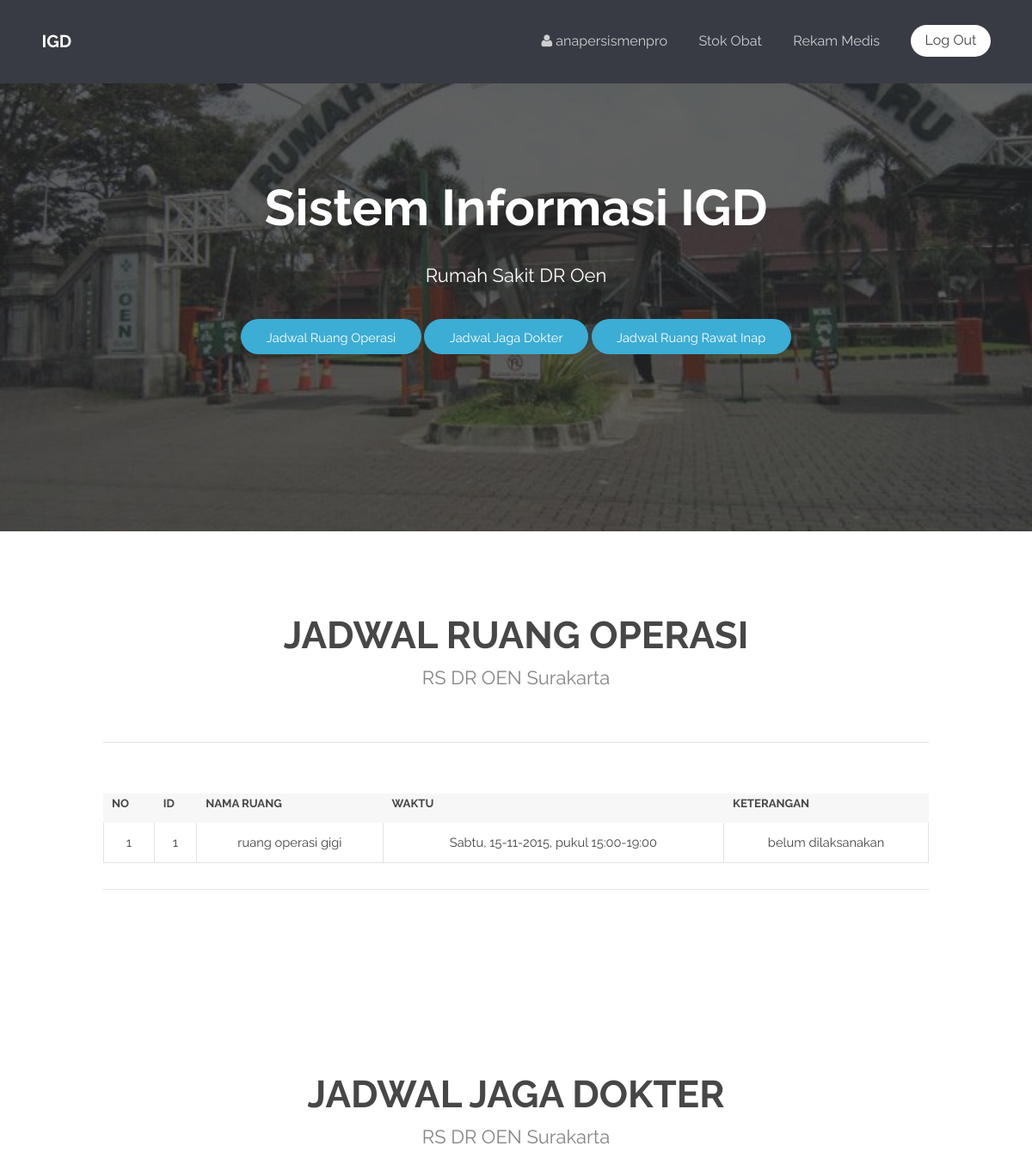
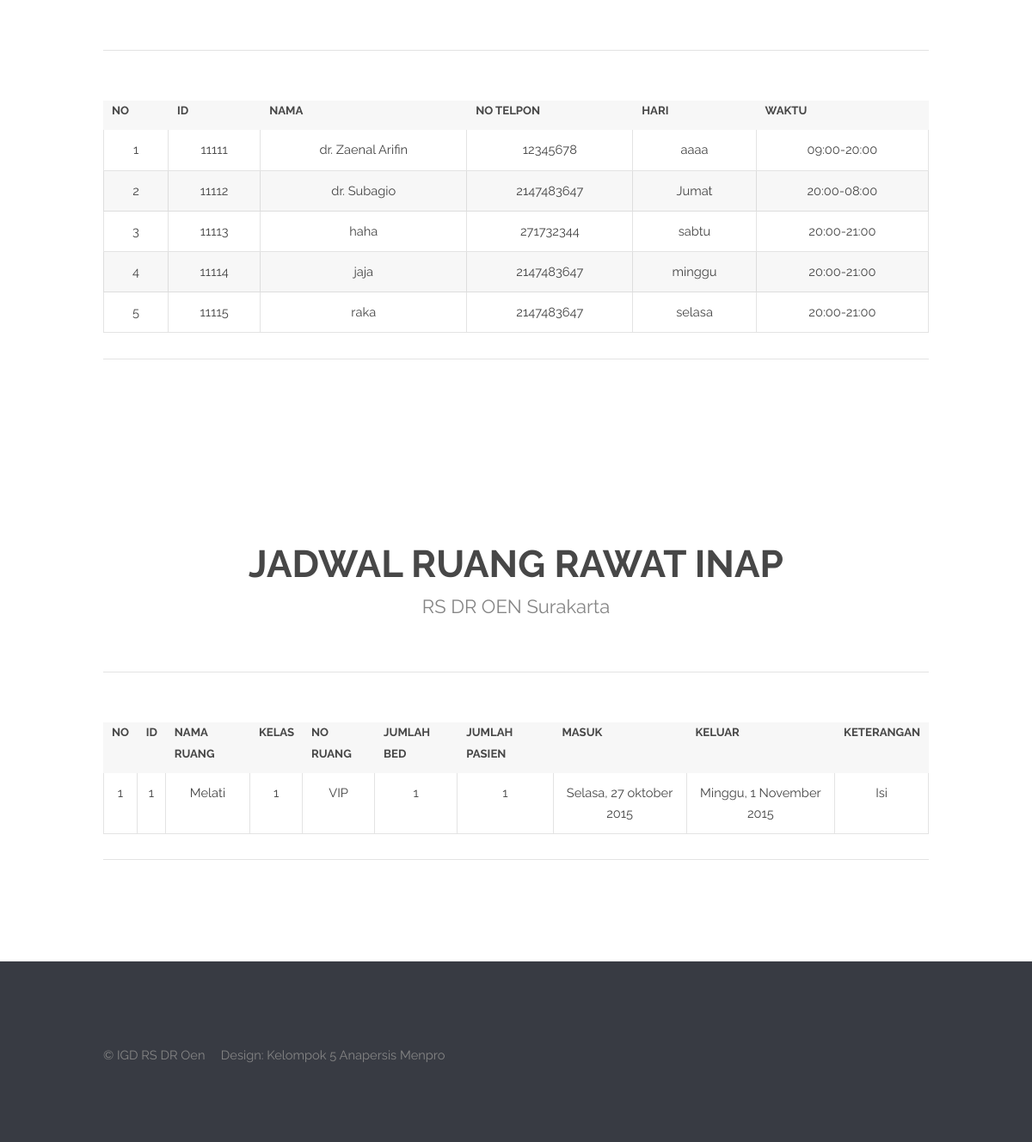
Page /halamanDokter.php (signed in) on the committed database (2 pictures, top to bottom).
### tables this page shows
CREATE TABLE IF NOT EXISTS `jadwalruangoperasi` (
`Id` int(10) NOT NULL,
  `namaRuang` varchar(30) NOT NULL,
  `waktuOperasi` varchar(50) NOT NULL,
  `keterangan` varchar(50) NOT NULL
);

CREATE TABLE IF NOT EXISTS `jadwaljagadokter` (
`Id` int(10) NOT NULL,
  `namaDokter` varchar(50) NOT NULL,
  `noTelpon` int(14) NOT NULL,
  `hariJaga` varchar(30) NOT NULL,
  `waktuJaga` varchar(30) NOT NULL
);

CREATE TABLE IF NOT EXISTS `ketersediaanrawatinap` (
`Id` int(10) NOT NULL,
  `namaRuang` varchar(30) NOT NULL,
  `noRuang` int(5) NOT NULL,
  `Kelas` varchar(10) NOT NULL,
  `jumlahBed` int(2) NOT NULL,
  `jumlahPasien` int(3) NOT NULL,
  `keterangan` varchar(50) NOT NULL,
  `waktuMasuk` varchar(50) NOT NULL,
  `waktuKeluar` varchar(50) NOT NULL
);

### halamanDokter.php (the view, shortened to what this page needs)
<?php
    include('konek.php');
	if(!isset($_SESSION['login_user'])){
		echo"<script>alert('hanya dokter yang boleh mengakses halaman ini');history.go(-1);</script>";
	} else {
?>
<!DOCTYPE html>
<html lang="en">
	<head>
	</head>
	  <body data-spy="scroll" data-offset="0" data-target="#navbar-main">
			<header id="header" style="position: fixed;">
				<?php
					include "pecah/headerTopDokter.php";
				?>
			</header>
			<section id="banner">
				<h2>Sistem Informasi IGD</h2>
				<p>Rumah Sakit DR Oen</p>
				<ul class="actions">
					<li>
						<a href="#jadwalRuangOperasi" class="smoothScroll button medium">Jadwal Ruang Operasi</a>
						<a href="#jadwalJagaDokter" class="smoothScroll button medium">Jadwal Jaga Dokter</a>
						<a href="#jadwalRuangRawatInap" class="smoothScroll button medium">Jadwal Ruang Rawat Inap</a>
					</li>
				</ul>
			</section>
			<section id="jadwalRuangOperasi" class="wrapper style2 special">
				<div class="container">
					<header class="major">
						<h2>JADWAL RUANG OPERASI</h2>
						<p>RS DR OEN Surakarta</p>
					</header>
					<section class="profiles">
						<div class="table-wrapper">
		                    <table class ="alt">
			                    <tbody>
			                        <tr>
			                            <th>NO</th>
			                            <th>ID</th>
			                            <th>NAMA RUANG</th>
			                            <th>WAKTU</th>
			                            <th>KETERANGAN</th>
			                        </tr>
		                        <?php
		                            $sql="select Id, namaRuang, waktuOperasi, keterangan from jadwalRuangOperasi";
		                            $hasil = $conn->query( $sql );
		                            $no=1;
		                            if( $hasil->num_rows>0 ) {
			                            while($row = $hasil->fetch_assoc()){
	                            ?>
				                        <tr class="active">
				                            <td><?php echo $no++; ?></td>
				                            <td><?php echo $row['Id'] ?></td>
				                            <td><?php echo $row['namaRuang'] ?></td>
				                            <td><?php echo $row['waktuOperasi'] ?></td>
				                            <td><?php echo $row['keterangan'] ?></td>
				                        </tr>
		                        <?php
			                            }
			                        }
		                        ?>
			                    </tbody>
		                    </table>
		                </div>
					</section>
				</div>
			</section>
			<section id="jadwalJagaDokter" class="wrapper style2 special">
				<div class="container">
					<header class="major">
						<h2>JADWAL JAGA DOKTER</h2>
						<p>RS DR OEN Surakarta</p>
					</header>
					<section class="profiles">
						<div class="table-wrapper">
		                    <table class ="alt">
			                    <tbody>
			                        <tr>
			                            <th>NO</th>
			                            <th>ID</th>
			                            <th>NAMA</th>
			                            <th>NO TELPON</th>
			                            <th>HARI</th>
			                            <th>WAKTU</th>
			                        </tr>
		                        <?php
		                            $sql="select Id, namaDokter, noTelpon, hariJaga, waktuJaga from jadwalJagaDokter";
		                            $hasil = $conn->query( $sql );
		                            $no=1;
		                            if( $hasil->num_rows>0 ) {
			                            while($row = $hasil->fetch_assoc()){
	                            ?>
				                        <tr class="active">
				                            <td><?php echo $no++; ?></td>
				                            <td><?php echo $row['Id'] ?></td>
				                            <td><?php echo $row['namaDokter'] ?></td>
				                            <td><?php echo $row['noTelpon'] ?></td>
				                            <td><?php echo $row['hariJaga'] ?></td>
				                            <td><?php echo $row['waktuJaga'] ?></td>
				                        </tr>
		                        <?php
			                            }
			                        }
		                        ?>
				                    </tbody>
				                    </table>
				                </div>
							</div>
					</section>
			<section id="jadwalRuangRawatInap" class="wrapper style2 special">
				<div class="container">
					<header class="major">
						<h2>JADWAL RUANG RAWAT INAP</h2>
						<p>RS DR OEN Surakarta</p>
					</header>
					<section class="profiles">
						<div class="table-wrapper">
		                    <table class ="alt">
			                    <tbody>
			                        <tr>
			                            <th>NO</th>
			                            <th>ID</th>
			                            <th>NAMA RUANG</th>
			                            <th>KELAS</th>
			                            <th>NO RUANG</th>
			                            <th>JUMLAH BED</th>
			                            <th>JUMLAH PASIEN</th>
			                            <th>MASUK</th>
			                            <th>KELUAR</th>
			                            <th>KETERANGAN</th>
			                        </tr>
		                        <?php
		                            $sql="select Id, namaRuang, noRuang, kelas, jumlahBed, jumlahPasien, waktuMasuk, waktuKeluar, keterangan from ketersediaanRawatInap";
		                            $hasil = $conn->query( $sql );
		                            $no=1;
		                            if( $hasil->num_rows>0 ) {
			                            while($row = $hasil->fetch_assoc()){
	                            ?>
				                        <tr class="active">
				                            <td><?php echo $no++; ?></td>
				                            <td><?php echo $row['Id'] ?></td>
				                            <td><?php echo $row['namaRuang'] ?></td>
				                            <td><?php echo $row['noRuang'] ?></td>
				                            <td><?php echo $row['kelas'] ?></td>
				                            <td><?php echo $row['jumlahBed'] ?></td>
				                            <td><?php echo $row['jumlahPasien'] ?></td>
				                            <td><?php echo $row['waktuMasuk'] ?></td>
				                            <td><?php echo $row['waktuKeluar'] ?></td>
				                            <td><?php echo $row['keterangan'] ?></td>
				                        </tr>
		                        <?php
			                            }
			                        }
		                        ?>
				                    </tbody>
				                    </table>
				                </div>
							</div>
					</section>
		<footer id="footer">
			<?php
				include "pecah/footer.php";
			?>
		</footer>
	</body>
</html>
<?php
	}
?>

### css/style.css (style rules this page uses)
body { background: #fff; }
body, input, select, textarea { color: #444; font-family: "Raleway", Helvetica, sans-serif; font-size: 13pt; font-weight: 400; line-height: 1.65em; }
a { color: #383b43; text-decoration: none; }
p { margin: 0 0 2em 0; }
h1, h2, h3, h4, h5, h6 { color: #474747; font-weight: 700; line-height: 1em; margin: 0 0 1em 0; }
h2 { font-size: 1.75em; line-height: 1.5em; }
section.special, article.special { text-align: center; }
header p { color: #858585; position: relative; margin: 0 0 1.5em 0; }
header h2 + p { font-size: 1.25em; margin-top: -1em; line-height: 1.5em; }
header.major { text-align: center; margin-bottom: 4em; }
header.major h2 { font-size: 3em; margin-bottom: 0.5em; }
header.major p { font-size: 1.5em; }
ul { list-style: disc; margin: 0 0 2em 0; padding-left: 1em; }
ul li { padding-left: 0.5em; }
ul.actions { cursor: default; list-style: none; padding-left: 0; }
ul.actions li { display: inline-block; padding: 0 1em 0 0; vertical-align: middle; }
ul.actions li:last-child { padding-right: 0; }
.table-wrapper { -webkit-overflow-scrolling: touch; overflow-x: auto; }
table { margin: 0 0 2em 0; width: 100%; }
table tbody tr { border: solid 1px rgba(144, 144, 144, 0.25); border-left: 0; border-right: 0; }
table tbody tr:nth-child(2n + 1) { background-color: rgba(144, 144, 144, 0.075); }
table td { padding: 0.75em 0.75em; }
table th { color: #474747; font-size: 0.9em; font-weight: 700; padding: 0 0.75em 0.75em 0.75em; text-align: left; }
table.alt { border-collapse: separate; }
table.alt tbody tr td { border: solid 1px rgba(144, 144, 144, 0.25); border-left-width: 0; border-top-width: 0; }
table.alt tbody tr td:first-child { border-left-width: 1px; }
input[type="submit"], input[type="reset"], input[type="button"], .button { -moz-appearance: none; -webkit-appearance: none; -o-appearance: none; -ms-appearance: none; appearance: none; -moz-transition: background-color 0.2s ease-in-out, color 0.2s ease-in-out; -webkit-transition: background-color 0.2s ease-in-out, color 0.2s ease-in-out; -o-transition: background-color 0.2s ease-in-out, color 0.2s ease-in-out; -ms-transition: background-color 0.2s ease-in-out, color 0.2s ease-in-out; transition: background-color 0.2s ease-in-out, color 0.2s ease-in-out; background-color: #3cadd4; border-radius: 30px; border: 0; color: #ffffff !important; cursor: pointer; display: inline-block; font-weight: 400; height: 2.85em; line-height: 2.95em; padding: 0 2em; text-align: center; text-decoration: none; white-space: nowrap; }
#header { background-color: #383b43; color: #ffffff; cursor: default; font-size: 1.1em; height: 6em; line-height: 6em; width: 100%; z-index: 10000; }
#banner { background-image: url(../images/dark_tint.png), url(../images/drOen2.jpg); background-position: center center; background-size: cover; color: #ffffff; padding: 14em 0em 14em; text-align: center; }
#banner :last-child { margin-bottom: 0; }
#banner h2 { color: #ffffff; font-size: 4em; line-height: 1.25em; margin: 0 0 0.5em 0; padding: 0; }
#banner p { font-size: 1.5em; margin-bottom: 1.75em; }
.wrapper { padding: 6em 0em 4em; }
.wrapper.style2 .profiles { border-bottom: 1px solid rgba(144, 144, 144, 0.25); border-top: 1px solid rgba(144, 144, 144, 0.25); margin-bottom: 4em; padding-top: 4em; }
#footer { background: #383b43; padding: 6em 0em 4em; }

### css/style-xlarge.css (style rules this page uses)
body, input, select, textarea { font-size: 11pt; }

### rows in the picture
jadwalruangoperasi: Id "1", namaRuang "ruang operasi gigi", waktuOperasi "Sabtu, 15-11-2015, pukul 15:00-19:00", keterangan "belum dilaksanakan"
jadwaljagadokter: Id "11111", namaDokter "dr. Zaenal Arifin", noTelpon "12345678", hariJaga "aaaa", waktuJaga "09:00-20:00"
jadwaljagadokter: Id "11112", namaDokter "dr. Subagio", noTelpon "2147483647", hariJaga "Jumat", waktuJaga "20:00-08:00"
jadwaljagadokter: Id "11113", namaDokter "haha", noTelpon "271732344", hariJaga "sabtu", waktuJaga "20:00-21:00"
jadwaljagadokter: Id "11114", namaDokter "jaja", noTelpon "2147483647", hariJaga "minggu", waktuJaga "20:00-21:00"
jadwaljagadokter: Id "11115", namaDokter "raka", noTelpon "2147483647", hariJaga "selasa", waktuJaga "20:00-21:00"
ketersediaanrawatinap: Id "1", namaRuang "Melati", noRuang "1", Kelas "VIP", jumlahBed "1", jumlahPasien "1", waktuMasuk "Selasa, 27 oktober 2015", waktuKeluar "Minggu, 1 November 2015", keterangan "Isi"

### other values in the picture
$_SESSION['login_user'] "anapersismenpro"
